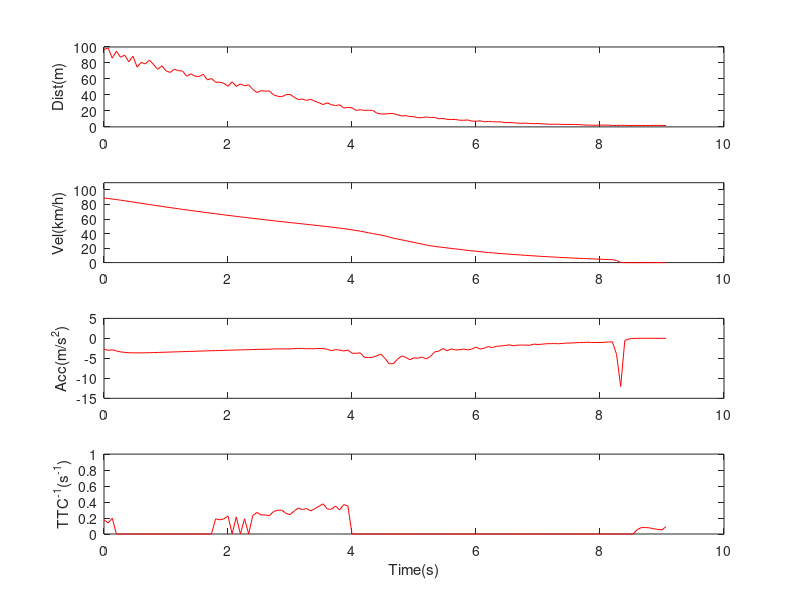

Write the MATLAB code that produced this figure. (Note: this script raises an error after producing the figure.)
clear;


%d = load('distance_simulink.mat');
d = load('distance.mat');
d = d.distance;
%v = load('velocity_simulink.mat');
v = load('velocity.mat');
v = v.velocity*3.6;
%a = load('acceleration_simulink.mat');
a = load('acceleration.mat');
a = a.acceleration;
%ttc_inverse = load('ttc_inverse_simulink.mat');
ttc_inverse = load('ttc_inverse.mat');
ttc_inverse = ttc_inverse.ttc_r;

t = linspace(0,length(d)-1,length(d))/15;



subplot(4,1,2);
plot(t, v, 'r');
ylim([0 110]);
ylabel('Vel(km/h)')

subplot(4,1,1);
plot(t, d, 'r');
ylim([0 100]);
ylabel('Dist(m)');

subplot(4,1,3);
plot(t, a, 'r');
ylim([-15 5]);
ylabel('Acc(m/s^{2})');

subplot(4,1,4);
plot(t, ttc_inverse, 'r');
ylim([0 1]);
ylabel('TTC^{-1}(s^{-1})');
xlabel('Time(s)');

%sgtitle('RL Braking System (SIMULINK)')
sgtitle('RL Braking System (CARLA)')